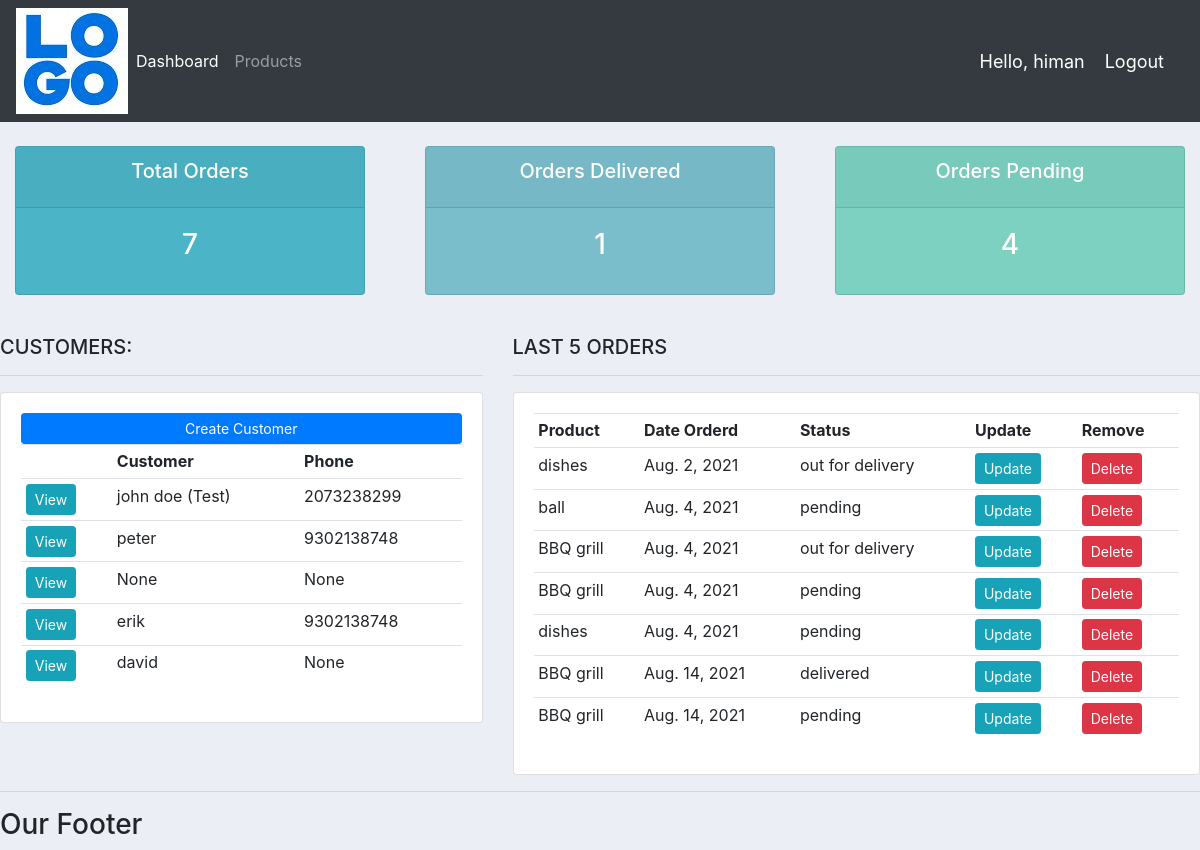
The app's page / (signed in) with its own data.
### accounts/models.py (models this page shows, shortened)
class Customer(models.Model):
    user = models.OneToOneField(User,null=True,blank=True, on_delete=models.CASCADE)
    name = models.CharField(max_length=200, null=True)
    phone = models.CharField(max_length=200, null=True)
    email = models.CharField(max_length=200, null=True)
    profile_pic = models.ImageField(default= 'default.jpg', null=True,blank=True)
    date_created = models.DateField(auto_now_add=True, null=True )

class Order(models.Model):
    STATUS = (
        ('pending','pending'),
        ('out for delivery','out for delivery'),
        ('delivered','delivered'),
    )
    customer = models.ForeignKey(Customer ,null=True, on_delete = models.SET_NULL)
    product = models.ForeignKey(Product, null=True, on_delete=models.SET_NULL)
    date_created = models.DateField(auto_now_add=True,null=True)
    status = models.CharField(max_length=200, null=True, choices = STATUS)
    note = models.CharField(max_length=1000, null=True)

class Product(models.Model):
    def __str__(self):
        return self.name
    CATEGORY = (
        ('Indoor','Indoor'),
        ('Out Door','Out Door'),
    )
    name = models.CharField(max_length=200, null=True)
    price = models.FloatField(null = True)
    category = models.CharField(max_length=200, null=True, choices = CATEGORY)
    description = models.CharField(max_length=200, null=True, blank=True)
    date_created = models.DateField(auto_now_add=True, null=True )
    tags = models.ManyToManyField(Tag)

### accounts/decorator.py (the view)
    def wrapper_func(request, *args, **kwargs):
        group = None
        if request.user.groups.exists():
            group = request.user.groups.all()[0].name
        if group == 'customer':
            return redirect('userpage')
        else:
            return view_func(request, *args, **kwargs)

### accounts/decorator.py (called while the page is built)
def admin_only(view_func):
    def wrapper_func(request, *args, **kwargs):
        group = None
        if request.user.groups.exists():
            group = request.user.groups.all()[0].name
        if group == 'customer':
            return redirect('userpage')
        else:
            return view_func(request, *args, **kwargs)
    return wrapper_func

### accounts/views.py (called while the page is built)
@login_required(login_url='login')
@admin_only
def home(request):
    customers = Customer.objects.all()
    orders = Order.objects.all()
    total_customers = customers.count()
    total_orders = orders.count()
    delivered = orders.filter(status= 'delivered').count()
    pending = orders.filter(status ='pending').count()
    context = {
        'orders': orders,'customers': customers,'total_customers': total_customers, 'total_orders': total_orders, 'delivered': delivered,'pending': pending
    }
    return render(request,'accounts/dashboard.html',context)

### accounts/templates/accounts/dashboard.html
{%  extends 'accounts/main.html' %}
{% block content %}
{%  include 'accounts/status.html' %}
<br>
<div class="row">
	<div class="col-md-5">
		<h5>CUSTOMERS:</h5>
		<hr>
		<div class="card card-body">
			<a class="btn btn-primary  btn-sm btn-block" href="">Create Customer</a>
			<table class="table table-sm">
				<tr>
					<th></th>
					<th>Customer</th>
					<th>Phone</th>
				</tr>
				{% for customer in customers %}
				<tr>
					<td><a class="btn btn-sm btn-info" href="{% url 'customers' customer.id %}">View</a></td>
					<td>{{ customer.name }}</td>
					<td>{{ customer.phone }}</td>
				</tr>
				{% endfor %}
			</table>
		</div>
	</div>
	<div class="col-md-7">
		<h5>LAST 5 ORDERS</h5>
		<hr>
		<div class="card card-body">
			<table class="table table-sm">
				<tr>
					<th>Product</th>
					<th>Date Orderd</th>
					<th>Status</th>
					<th>Update</th>
					<th>Remove</th>
				</tr>
				{% for orders in orders %}
				<tr>
					<td>{{ orders.product }}</td>
					<td>{{ orders.date_created }}</td>
					<td>{{ orders.status }}</td>
					<td><a class="btn btn-sm btn-info" href="{% url 'update_order' orders.id %}">Update</a></td>
					<td><a class="btn btn-sm btn-danger" href="{% url 'delete_order' orders.id %}">Delete</a></td>
				</tr>
				{% endfor %}
			</table>
		</div>
	</div>
</div>
{% endblock %}

### accounts/templates/accounts/main.html (shortened to what this page needs)
<!DOCTYPE html>
{% load static %}
<html lang="en">
<head>
    <link rel="stylesheet" href="https://maxcdn.bootstrapcdn.com/bootstrap/4.0.0/css/bootstrap.min.css">
    <link rel="stylesheet" type="text/css" href="{% static '/css/main.css' %}">
</head>
<body>
{% include 'accounts/navbar.html' %}
{% block content %}
{% endblock %}
<hr>
<h3>Our Footer</h3>
</body>
</html>

### accounts/templates/accounts/Navbar.html (shortened to what this page needs)
{% load static %}
<nav class="navbar navbar-expand-lg navbar-dark bg-dark">
  <img src="{% static 'images/logo.jpg'%}">
  <div class="collapse navbar-collapse" id="navbarNavDropdown">
    <ul class="navbar-nav">
      {% if request.user.is_staff %}
      <li class="nav-item active">
        <a class="nav-link" href="{% url 'home' %}">Dashboard</a>
      </li>
      <li class="nav-item">
        <a class="nav-link" href="{% url 'products' %}">Products</a>
      </li>
      {% else %}
      <li class="nav-item">
        <a class="nav-link" href="{% url 'account' %}">Settings</a>
      </li>
      {% endif %}
    </ul>
  </div>
  <span class= "hello-msg">Hello, {{request.user}}</span>
  <span><a class= "hello-msg" href="{% url 'logout' %}">Logout</a></span>
</nav>

### accounts/templates/accounts/status.html
<br>
<div class="row">
	<div class="col">
		<div class="col-md">
			<div class="card text-center text-white  mb-3" id="total-orders">
			  	<div class="card-header">
			  		<h5 class="card-title">Total Orders</h5>
			  	</div>
			  	<div class="card-body">
			    	<h3 class="card-title">{{total_orders}}</h3>
			  	</div>
			</div>
		</div>
	</div>
	<div class="col">
		<div class="col-md">
			<div class="card text-center text-white  mb-3" id="orders-delivered">
			  	<div class="card-header">
			  		<h5 class="card-title">Orders Delivered</h5>
			  	</div>
			  	<div class="card-body">
			    	<h3 class="card-title">{{delivered}}</h3>
			  	</div>
			</div>
		</div>
	</div>
	<div class="col">
		<div class="col-md">
			<div class="card text-center text-white  mb-3" id="orders-pending">
			  	<div class="card-header">
			  		<h5 class="card-title">Orders Pending</h5>
			  	</div>
			  	<div class="card-body">
			    	<h3 class="card-title">{{pending}}</h3>
			  	</div>
			</div>
		</div>
	</div>
</div>

### static/css/main.css (style rules this page uses)
body { background-color: #ebeff5; }
#total-orders { background-color: #4cb4c7; }
#orders-delivered { background-color: #7abecc; }
#orders-pending { background-color: #7CD1C0; }

### accounts/templates/accounts/Navbar.html (style rules this page uses)
.hello-msg { font-size: 18px; color: #fff; margin-right: 20px; }

### records on screen
Customer: name "john doe (Test)", phone "2073238299"
Customer: name "peter", phone "9302138748"
Customer: name "None", phone "None"
Customer: name "erik", phone "9302138748"
Customer: name "david", phone "None"
Order: product "dishes", date_created "Aug. 2, 2021", status "out for delivery"
Order: product "ball", date_created "Aug. 4, 2021", status "pending"
Order: product "BBQ grill", date_created "Aug. 4, 2021", status "out for delivery"
Order: product "BBQ grill", date_created "Aug. 4, 2021", status "pending"
Order: product "dishes", date_created "Aug. 4, 2021", status "pending"
Order: product "BBQ grill", date_created "Aug. 14, 2021", status "delivered"
Order: product "BBQ grill", date_created "Aug. 14, 2021", status "pending"

### other values on screen
{{ request.user }} "himan"
{{ total_orders }} "7"
{{ delivered }} "1"
{{ pending }} "4"
